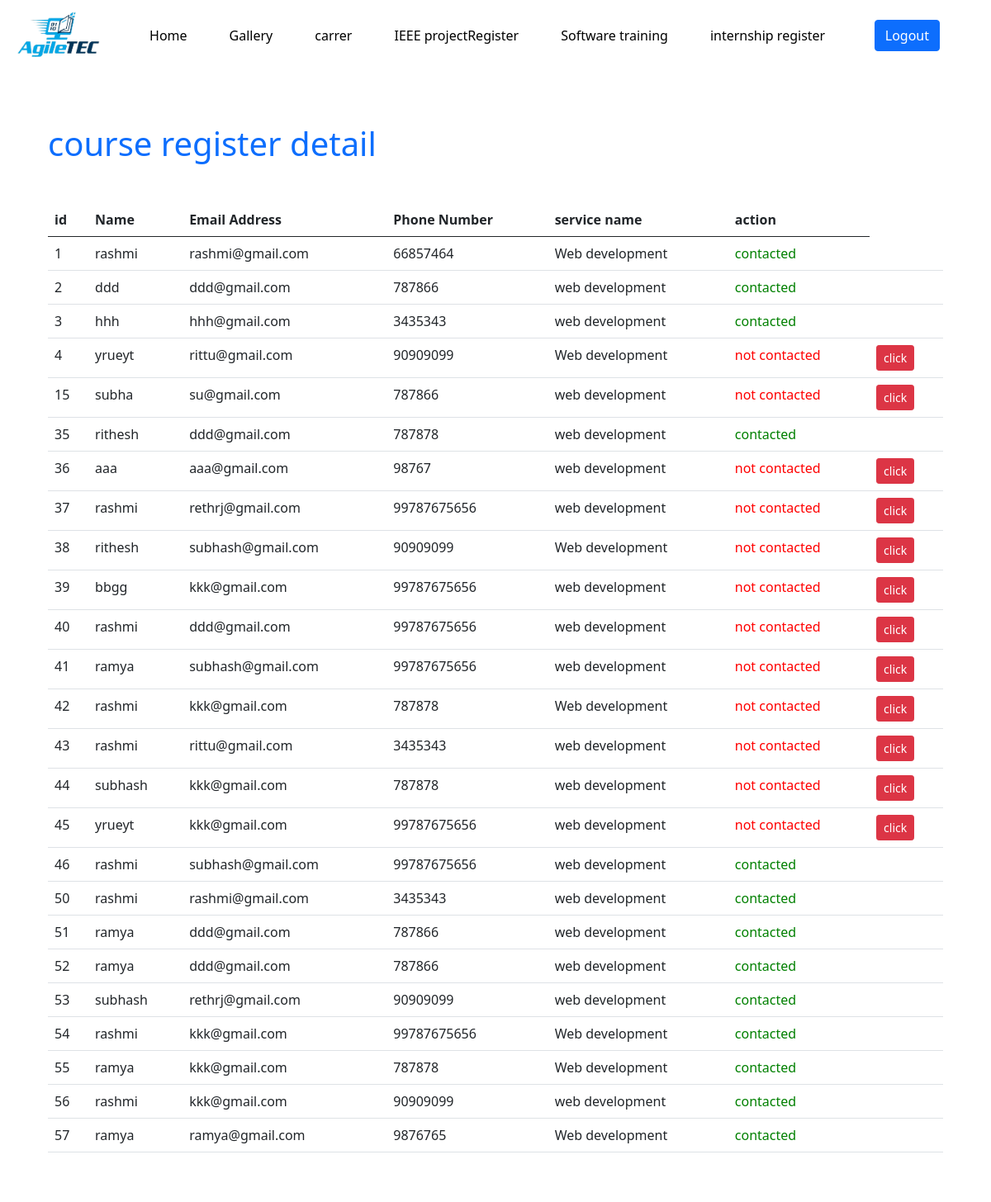
The page /admin/SoftwareTrainingRegdb.php on the database its author committed.
### tables this page shows
CREATE TABLE `register` (
  `id` int(100) NOT NULL AUTO_INCREMENT,
  `name` varchar(30) NOT NULL,
  `email` varchar(30) NOT NULL,
  `pnum` varchar(30) NOT NULL,
  `service_id` int(30) DEFAULT NULL,
  `is_contacted` int(30) NOT NULL,
  PRIMARY KEY (`id`)
);

CREATE TABLE `softwaretraining` (
  `id` int(11) NOT NULL AUTO_INCREMENT,
  `service_name` varchar(50) DEFAULT NULL,
  `level` varchar(50) DEFAULT NULL,
  `prereq` varchar(100) DEFAULT NULL,
  `duration` varchar(50) DEFAULT NULL,
  `exit` varchar(100) DEFAULT NULL,
  `descrip` varchar(500) DEFAULT NULL,
  `simg` varchar(50) DEFAULT NULL,
  `syllabus` varchar(50) DEFAULT NULL,
  PRIMARY KEY (`id`)
);

### admin/SoftwareTrainingRegdb.php (the view, shortened to what this page needs)
<!DOCTYPE html>
<?php
    include "../connection.php";
?>
<html>
    <head>
        <link href="https://cdn.jsdelivr.net/npm/bootstrap@5.0.2/dist/css/bootstrap.min.css" rel="stylesheet">
     <link rel="stylesheet" href="https://cdnjs.cloudflare.com/ajax/libs/font-awesome/4.7.0/css/font-awesome.min.css">
    </head>
        <body>
        <nav class="navbar navbar-expand-lg navbar-whie">
            <div class="container-fluid">
                <a class="navbar-brand" href="../admin/panel.php">
                    <img src="../img/logo.png" alt="logo" height="60" />
                </a>
                <div class="collapse navbar-collapse" id="navbarSupportedContent">
                    <ul class="navbar-nav me-auto mb-2 mb-lg-0">
                        <li class="nav-item">
                            <a class="nav-link active" href="../admin/panel.php">Home</a>
                        </li>
                        <li class="nav-item">
                            <a class="nav-link " href="../admin/gallerydb.php">Gallery</a>
                        </li>
                         <li class="nav-item">
                             <a class="nav-link " href="../admin/careerRegdb.php">carrer</a>
                        </li>
                        <li class="nav-item">
                            <a class="nav-link " href="../admin/ieeeProjectRegdb.php">IEEE projectRegister</a>
                        </li>
                         <li class="nav-item">
                            <a class="nav-link" href="../admin/SoftwareTrainingRegdb.php">Software training</a>
                        </li>
                        <li class="nav-item">
                            <a class="nav-link " href="../admin/internshipRegdb.php">internship register</a>
                        </li>
                    </ul>
                  <a href="../index.php" class="btn btn-primary" style="margin:0 50px;">Logout</a>
                </div>
            </div>
        </nav>
              <div class="container" style="background-color: #fff;">
            <div class="p-3 my-5">
                <div class="mb-5">
                    <h1 class="text-primary">course register detail</h1>
                </div>
                      <table class="table">
                    <thead>
                        <tr>
                            <th>id</th>
                            <th>Name</th>
                            <th>Email Address</th>
                            <th>Phone Number</th>
                            <th>service name</th>
                            <th>action</th>
                        </tr>
                    </thead>
                    <tbody>
                        <?php
                             $query = "SELECT register.id,register.name,register.email,register.pnum,register.is_contacted,softwaretraining.service_name
                                 FROM register,softwaretraining
                                 WHERE softwaretraining.id=register.service_id";
                                $result = mysqli_query($con, $query);
                            $count = 1;
                            while($row = mysqli_fetch_array($result)){
                        ?>
                         <tr id="<?php echo $row['id'] ?>">
                            <td><?php echo $row['id']?></td>
                            <td><?php echo  $row['name']; ?></td>
                            <td><?php echo $row['email']; ?></td>
                            <td><?php echo $row['pnum']; ?></td>
                            <td><?php echo $row['service_name']; ?></td>
                            <td><?php
                            if($row['is_contacted']==0){
                                echo '<font color="red">not contacted</font>';
                            }
                                else{
                                    echo'<font color="green">contacted</font>';
                                }
                                                              ?></td>
                            <td>
                              <?php
                              if($row['is_contacted']==0){
                               echo '<button class="btn btn-danger btn-sm update" id="btn">click</button>';
                              }
                              else{
                                 '<button class="btn btn-danger btn-sm disabled">click</button>';
                              }
                              ?>
                            </td>
                        </tr>
                            <?php $count++; } ?>
                    </tbody>
                </table>
            </div>
        </div>
    </body>
</html>

### admin/SoftwareTrainingRegdb.php (style rules this page uses)
* { padding:0; margin:0; box-sizing:border-box; }
.nav-link { color:black; }
.nav-item { color:black; font-weight:500; padding-left:35px; }

### rows shown on the page
register: id "1", name "rashmi", email "rashmi@gmail.com", pnum "66857464", softwaretraining.service_name "Web development", is_contacted "contacted"
register: id "2", name "ddd", email "ddd@gmail.com", pnum "787866", softwaretraining.service_name "web development", is_contacted "contacted"
register: id "3", name "hhh", email "hhh@gmail.com", pnum "3435343", softwaretraining.service_name "web development", is_contacted "contacted"
register: id "4", name "yrueyt", email "rittu@gmail.com", pnum "90909099", softwaretraining.service_name "Web development", is_contacted "not contacted"
register: id "15", name "subha", email "su@gmail.com", pnum "787866", softwaretraining.service_name "web development", is_contacted "not contacted"
register: id "35", name "rithesh", email "ddd@gmail.com", pnum "787878", softwaretraining.service_name "web development", is_contacted "contacted"
register: id "36", name "aaa", email "aaa@gmail.com", pnum "98767", softwaretraining.service_name "web development", is_contacted "not contacted"
register: id "37", name "rashmi", email "rethrj@gmail.com", pnum "99787675656", softwaretraining.service_name "web development", is_contacted "not contacted"
register: id "38", name "rithesh", email "subhash@gmail.com", pnum "90909099", softwaretraining.service_name "Web development", is_contacted "not contacted"
register: id "39", name "bbgg", email "kkk@gmail.com", pnum "99787675656", softwaretraining.service_name "web development", is_contacted "not contacted"
register: id "40", name "rashmi", email "ddd@gmail.com", pnum "99787675656", softwaretraining.service_name "web development", is_contacted "not contacted"
register: id "41", name "ramya", email "subhash@gmail.com", pnum "99787675656", softwaretraining.service_name "web development", is_contacted "not contacted"
register: id "42", name "rashmi", email "kkk@gmail.com", pnum "787878", softwaretraining.service_name "Web development", is_contacted "not contacted"
register: id "43", name "rashmi", email "rittu@gmail.com", pnum "3435343", softwaretraining.service_name "web development", is_contacted "not contacted"
register: id "44", name "subhash", email "kkk@gmail.com", pnum "787878", softwaretraining.service_name "web development", is_contacted "not contacted"
register: id "45", name "yrueyt", email "kkk@gmail.com", pnum "99787675656", softwaretraining.service_name "web development", is_contacted "not contacted"
register: id "46", name "rashmi", email "subhash@gmail.com", pnum "99787675656", softwaretraining.service_name "web development", is_contacted "contacted"
register: id "50", name "rashmi", email "rashmi@gmail.com", pnum "3435343", softwaretraining.service_name "web development", is_contacted "contacted"
register: id "51", name "ramya", email "ddd@gmail.com", pnum "787866", softwaretraining.service_name "web development", is_contacted "contacted"
register: id "52", name "ramya", email "ddd@gmail.com", pnum "787866", softwaretraining.service_name "web development", is_contacted "contacted"
register: id "53", name "subhash", email "rethrj@gmail.com", pnum "90909099", softwaretraining.service_name "web development", is_contacted "contacted"
register: id "54", name "rashmi", email "kkk@gmail.com", pnum "99787675656", softwaretraining.service_name "Web development", is_contacted "contacted"
register: id "55", name "ramya", email "kkk@gmail.com", pnum "787878", softwaretraining.service_name "Web development", is_contacted "contacted"
register: id "56", name "rashmi", email "kkk@gmail.com", pnum "90909099", softwaretraining.service_name "web development", is_contacted "contacted"
register: id "57", name "ramya", email "ramya@gmail.com", pnum "9876765", softwaretraining.service_name "Web development", is_contacted "contacted"
